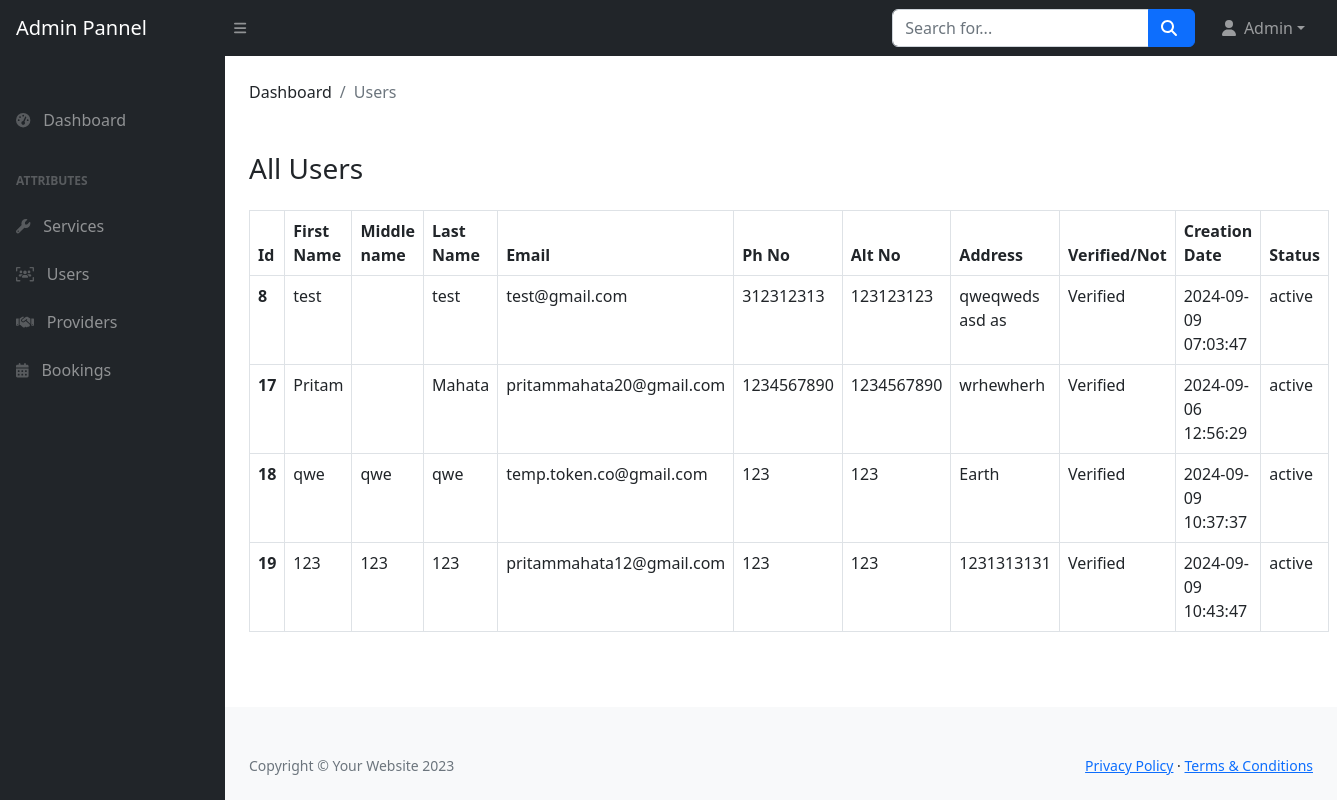
The app's page /admin/users.php (signed in), older data.
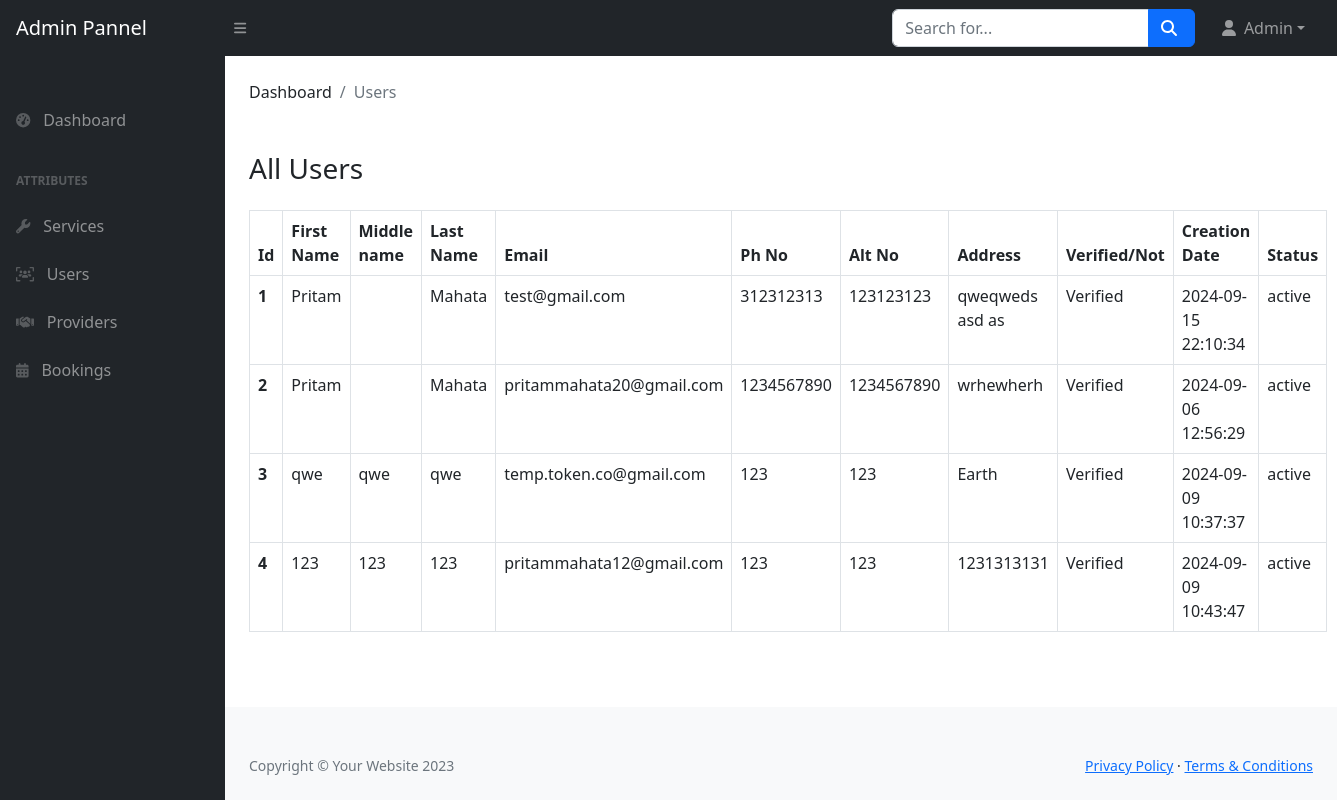
The same page, newer data.
### tables this page shows
CREATE TABLE `users` (
  `uid` int(11) NOT NULL,
  `fname` varchar(255) NOT NULL,
  `mname` varchar(255) DEFAULT NULL,
  `lname` varchar(255) NOT NULL,
  `email` varchar(255) NOT NULL,
  `password` varchar(255) NOT NULL,
  `con_num` bigint(20) NOT NULL,
  `alt_num` bigint(20) DEFAULT NULL,
  `address` varchar(255) NOT NULL,
  `isverified` int(10) NOT NULL DEFAULT 0,
  `is_deleted` tinyint(1) DEFAULT 0,
  `ucreate` timestamp NOT NULL DEFAULT current_timestamp() ON UPDATE current_timestamp(),
  `v_code` varchar(255) NOT NULL
);

### admin/users.php (the view)
<?php require("./components/header.php") ?>
<main>
    <div class="container-fluid px-4">
        <ol class="breadcrumb mb-4">
            <li class="breadcrumb-item">Dashboard</li>
            <li class="breadcrumb-item active">Users</li>
        </ol>
    </div>
    <div class="container-fluid px-4">
        <h3 class="mb-0">All Users</h3>
        <table class="table table-bordered table-hover">
            <thead>
                <tr>
                    <th scope="col">Id</th>
                    <th scope="col">First Name</th>
                    <th scope="col">Middle name</th>
                    <th scope="col">Last Name</th>
                    <th scope="col">Email</th>
                    <th scope="col">Ph No</th>
                    <th scope="col">Alt No</th>
                    <th scope="col">Address</th>
                    <th scope="col">Verified/Not</th>
                    <th scope="col">Creation Date</th>
                    <th scope="col">Status</th>
                </tr>
            </thead>
            <tbody>
                <?php
                $sql = "SELECT * FROM users;";
                $result = mysqli_query($conn, $sql) or die(mysqli_error($conn));
                if (mysqli_num_rows($result) > 0) {
                    while ($row = mysqli_fetch_assoc($result)) { ?>
                        <tr>
                            <th><?php echo $row['uid'] ?></th>
                            <td><?php echo $row['fname'] ?></td>
                            <td><?php echo $row['mname'] ?></td>
                            <td><?php echo $row['lname'] ?></td>
                            <td><?php echo $row['email'] ?></td>
                            <td><?php echo $row['con_num'] ?></td>
                            <td><?php echo $row['alt_num'] ?></td>
                            <td><?php echo $row['address'] ?></td>
                            <td><?php
                                if ((int) $row['isverified'] == 1) {
                                    echo "Verified";
                                } else {
                                    echo "Not Verified";
                                }
                                ?>
                            </td>
                            <td><?php echo $row['ucreate'] ?></td>
                            <td><?php
                                if ((int) $row['is_deleted'] == 1) {
                                    echo "Deactive";
                                } else {
                                    echo "active";
                                }
                                ?></td>
                        </tr>
                <?php
                    }
                } else {
                    echo "No record found";
                }
                ?>
            </tbody>
        </table>
    </div>
</main>
<?php require('./components/footer.php') ?>

### admin/components/header.php (shortened to what this page needs)
<!DOCTYPE html>
<html lang="en">
<head>
    <link href="https://cdn.jsdelivr.net/npm/bootstrap@5.3.3/dist/css/bootstrap.min.css" rel="stylesheet">
    <link href="css/styles.css" rel="stylesheet" />
</head>
<body class="sb-nav-fixed">
    <nav class="sb-topnav navbar navbar-expand navbar-dark bg-dark">
        <a class="navbar-brand ps-3" href="index.html">Admin Pannel</a>
        <button class="btn btn-link btn-sm order-1 order-lg-0 me-4 me-lg-0" id="sidebarToggle" href="#!"><i class="fas fa-bars"></i></button>
        <form class="d-none d-md-inline-block form-inline ms-auto me-0 me-md-3 my-2 my-md-0">
            <div class="input-group">
                <input class="form-control" type="text" placeholder="Search for..." aria-label="Search for..." aria-describedby="btnNavbarSearch" />
                <button class="btn btn-primary" id="btnNavbarSearch" type="button"><i class="fas fa-search"></i></button>
            </div>
        </form>
        <ul class="navbar-nav ms-auto ms-md-0 me-3 me-lg-4">
            <li class="nav-item dropdown">
                <a class="nav-link dropdown-toggle" id="navbarDropdown" href="#" role="button" data-bs-toggle="dropdown" aria-expanded="false"><i class="fas fa-user fa-fw"></i><?php echo $_SESSION['a_info']['aname'] ?></a>
            </li>
        </ul>
    </nav>
    <div id="layoutSidenav">
        <div id="layoutSidenav_nav">
            <nav class="sb-sidenav accordion sb-sidenav-dark" id="sidenavAccordion">
                <div class="sb-sidenav-menu">
                    <div class="nav">
                        <div class="sb-sidenav-menu-heading"></div>
                        <a class="nav-link" href="index.php">
                            <div class="sb-nav-link-icon"><i class="fas fa-tachometer-alt"></i></div>
                            Dashboard
                        </a>
                        <div class="sb-sidenav-menu-heading">Attributes</div>
                        <a class="nav-link" href="services.php">
                            <div class="sb-nav-link-icon"><i class="fa-solid fa-wrench"></i></div>
                            Services
                        </a>
                        <a class="nav-link" href="users.php">
                            <div class="sb-nav-link-icon"><i class="fa-solid fa-users-viewfinder"></i></div>
                            Users
                        </a>
                        <a class="nav-link" href="providers.php">
                            <div class="sb-nav-link-icon"><i class="fa-solid fa-handshake"></i></div>
                            Providers
                        </a>
                        <a class="nav-link" href="booking.php">
                            <div class="sb-nav-link-icon"><i class="fa-solid fa-calendar-days"></i></div>
                            Bookings
                        </a>
                    </div>
                </div>
            </nav>
        </div>
        <div id="layoutSidenav_content">

### admin/components/footer.php (shortened to what this page needs)
<footer class="py-4 bg-light mt-auto">
    <div class="container-fluid px-4">
        <div class="d-flex align-items-center justify-content-between small">
            <div class="text-muted">Copyright &copy; Your Website 2023</div>
            <div>
                <a href="#">Privacy Policy</a>
                &middot;
                <a href="#">Terms &amp; Conditions</a>
            </div>
        </div>
    </div>
</footer>
</div>
</div>
</body>
</html>

Row changes from the older to the newer data that the page shows:
removed users: uid "8", fname "test", lname "test", email "test@gmail.com", con_num "312312313", alt_num "123123123", address "qweqweds asd as", isverified "Verified", ucreate "2024-09-09 07:03:47", is_deleted "active"
removed users: uid "17", fname "Pritam", lname "Mahata", email "pritammahata20@gmail.com", con_num "1234567890", alt_num "1234567890", address "wrhewherh", isverified "Verified", ucreate "2024-09-06 12:56:29", is_deleted "active"
removed users: uid "18", fname "qwe", mname "qwe", lname "qwe", email "temp.token.co@gmail.com", con_num "123", alt_num "123", address "Earth", isverified "Verified", ucreate "2024-09-09 10:37:37", is_deleted "active"
removed users: uid "19", fname "123", mname "123", lname "123", email "pritammahata12@gmail.com", con_num "123", alt_num "123", address "1231313131", isverified "Verified", ucreate "2024-09-09 10:43:47", is_deleted "active"
added users: uid "1", fname "Pritam", lname "Mahata", email "test@gmail.com", con_num "312312313", alt_num "123123123", address "qweqweds asd as", isverified "Verified", ucreate "2024-09-15 22:10:34", is_deleted "active"
added users: uid "2", fname "Pritam", lname "Mahata", email "pritammahata20@gmail.com", con_num "1234567890", alt_num "1234567890", address "wrhewherh", isverified "Verified", ucreate "2024-09-06 12:56:29", is_deleted "active"
added users: uid "3", fname "qwe", mname "qwe", lname "qwe", email "temp.token.co@gmail.com", con_num "123", alt_num "123", address "Earth", isverified "Verified", ucreate "2024-09-09 10:37:37", is_deleted "active"
added users: uid "4", fname "123", mname "123", lname "123", email "pritammahata12@gmail.com", con_num "123", alt_num "123", address "1231313131", isverified "Verified", ucreate "2024-09-09 10:43:47", is_deleted "active"
